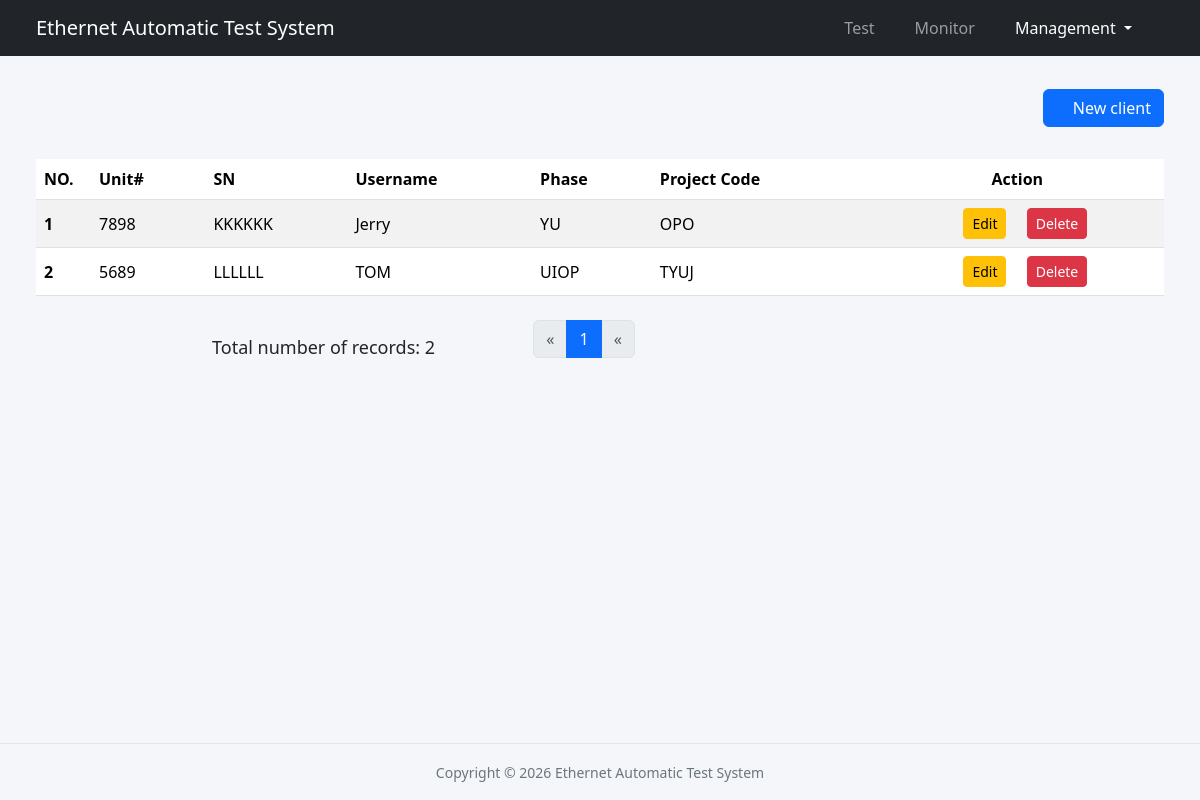
/api/clients, run on the app's committed database.
### libs/models.py (models this page shows, shortened)
class Client(db.Model):
    __tablename__ = 'client'
    id = db.Column(db.Integer, primary_key=True)
    unit_no = db.Column(db.String(20), nullable=False)
    unit_sn = db.Column(db.String(50), nullable=False, unique=True)
    user = db.Column(db.String(20), nullable=False)
    unit_phase = db.Column(db.String(20), nullable=False)
    project_code = db.Column(db.String(20), nullable=False)

### app.py (the view)
@app.route('/api/clients', methods=['GET'])
def clients_management():
    page = request.args.get('page', 1, type=int)
    pagination = Client.query.order_by(Client.id).paginate(page=page, per_page=100, error_out=False)
    clients = pagination.items
    return render_template("client_management.html", current_url="management",
                           clients=clients, pagination=pagination)

### templates/client_management.html (shortened to what this page needs)
{% extends "base.html" %}
{% import "_macros.html" as macros %}
{% block contents %}
    <div class="d-flex justify-content-end align-items-center flex-wrap mb-4 my-4">
        <button class="btn btn-primary" data-bs-target="#addNewClient" data-bs-toggle="modal"><i class="bi bi-plus-circle"></i> New client</button>
    </div>
    <div class="table-responsive py-2">
        <table class="table table-striped table-hover">
            <thead>
                <tr>
                    <th class="text-start" style="max-width: 55px; width: 55px;">NO.</th>
                    <th class="text-start">Unit#</th>
                    <th class="text-start">SN</th>
                    <th class="text-start">Username</th>
                    <th class="text-start">Phase</th>
                    <th class="text-start">Project Code</th>
                    <th class="text-center">Action</th>
                </tr>
            </thead>
            <tbody>
                {% for client in clients %}
                <tr>
                    <th class="text-start">{{ clients.index(client) + 1 }}</th>
                    <td class="text-start">{{ client.unit_no }}</td>
                    <td class="text-start">{{ client.unit_sn }}</td>
                    <td class="text-start">{{ client.user }}</td>
                    <td class="text-start">{{ client.unit_phase }}</td>
                    <td class="text-start">{{ client.project_code }}</td>
                    <td class="text-center">
                        <button type="button" class="btn btn-warning btn-sm mx-3" data-bs-toggle="modal" data-bs-target="#edit_client_{{ client.id }}">
                            Edit
                        </button>
                        <form action="{{ url_for('delete_client', client_id=client.id) }}" method="post" class="d-inline"
                        onsubmit="return confirm('Are you sure you want to delete client: {{ client.unit_no }}?');">
                            <button type="submit" class="btn btn-danger btn-sm">Delete</button>
                        </form>
                    </td>
                {% endfor %}
            </tbody>
        </table>
    </div>
    <div class="pagination">
      {{ macros.pagination_widget(pagination, ".clients_management") }}
    </div>
{% endblock %}

### static/css/base.css (style rules this page uses)
body { background-color: #f4f6f9; font-family: 'Segoe UI', Roboto, system-ui, -apple-system; }
th, td { align-content: center; }

### data on the page
Client: clients.index(client)+1 "1", unit_no "7898", unit_sn "KKKKKK", user "Jerry", unit_phase "YU", project_code "OPO"
Client: clients.index(client)+1 "2", unit_no "5689", unit_sn "LLLLLL", user "TOM", unit_phase "UIOP", project_code "TYUJ"

### other printed values
{{ pagination.total }} "2"
{{ p }} "1"
